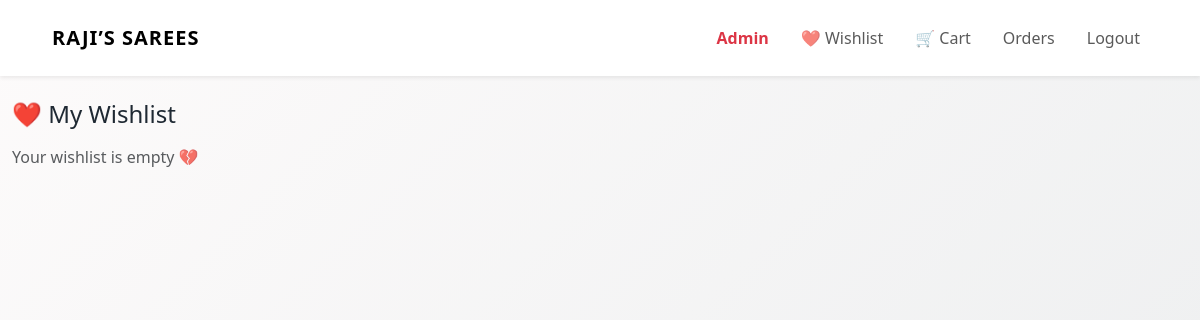
Page /wishlist (signed in) on the earlier database version.
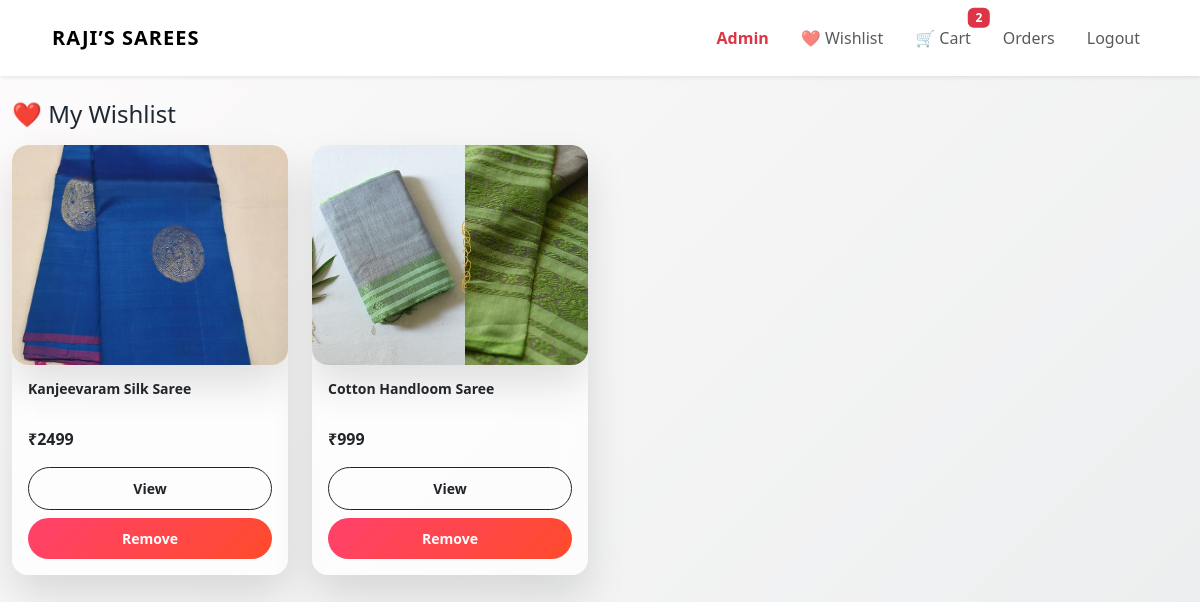
Same page on the later database version.
### app.py (models this page shows)
class Wishlist(db.Model):
    id = db.Column(db.Integer, primary_key=True)
    user_id = db.Column(db.Integer, db.ForeignKey("user.id"), nullable=False)
    product_id = db.Column(db.Integer, db.ForeignKey("product.id"), nullable=False)
    product = db.relationship("Product")

class Product(db.Model):
    id = db.Column(db.Integer, primary_key=True)
    name = db.Column(db.String(150), nullable=False)
    mrp = db.Column(db.Integer, nullable=False)
    price = db.Column(db.Integer, nullable=False)
    stock = db.Column(db.Integer, nullable=False)
    image = db.Column(db.String(300), nullable=False)
    description = db.Column(db.Text, nullable=False)

### app.py (the view)
@app.route("/wishlist")
@login_required
def wishlist():
    items = Wishlist.query.filter_by(user_id=current_user.id).all()
    return render_template("wishlist.html", items=items)

### app.py (called while the page is built)
@login_manager.user_loader
def load_user(user_id):
    return User.query.get(int(user_id))

@app.context_processor
def inject_cart_count():
    if current_user.is_authenticated:
        count = db.session.query(
            func.sum(CartItem.quantity)
        ).filter_by(user_id=current_user.id).scalar()
        return {"cart_count": count or 0}
    return {"cart_count": 0}

### templates/wishlist.html
{% extends "base.html" %}
{% block content %}
<h4 class="mb-3">❤️ My Wishlist</h4>
<div class="row">
  {% for item in items %}
    <div class="col-6 col-md-3 mb-3">
      <div class="card product-card">
        <img
        src="{{ url_for('static',
              filename='uploads/' ~ item.product.name|lower|replace(' ', '') ~ '.jpg') }}"
        class="img-fluid product-img w-100"
        alt="{{ item.product.name }}"
        loading="lazy"
        onerror="this.onerror=null;this.src='/static/uploads/default.jpg';"
      >
        <div class="card-body">
          <h6 class="product-name">{{ item.product.name }}</h6>
          <p class="sale-price">₹{{ item.product.price }}</p>
          <a href="/product/{{ item.product.id }}" class="btn btn-sm btn-outline-dark w-100 mb-2">
            View
          </a>
          <form method="POST" action="/wishlist/toggle/{{ item.product.id }}">
            <button class="btn btn-sm btn-danger w-100">
              Remove
            </button>
          </form>
        </div>
      </div>
    </div>
  {% endfor %}
</div>
{% if items|length == 0 %}
  <p class="text-muted">Your wishlist is empty 💔</p>
{% endif %}
{% endblock %}

### templates/base.html (shortened to what this page needs)
<!DOCTYPE html>
<html lang="en">
<head>
    <link href="https://cdn.jsdelivr.net/npm/bootstrap@5.3.3/dist/css/bootstrap.min.css" rel="stylesheet">
    <link rel="stylesheet" href="{{ url_for('static', filename='css/style.css') }}">
</head>
<body>
<div class="toast-container position-fixed top-0 end-0 p-3">
</div>
<nav class="navbar navbar-expand-lg bg-white shadow-sm sticky-top">
  <div class="container">
    <a class="navbar-brand fw-bold brand-logo" href="/">RAJI’S SAREES</a>
    <div class="collapse navbar-collapse" id="mainNavbar">
      <ul class="navbar-nav ms-auto align-items-lg-center gap-lg-3">
        {% if current_user.is_authenticated %}
          {% if current_user.is_admin %}
            <li class="nav-item">
              <a href="/admin/dashboard" class="nav-link fw-bold text-danger">Admin</a>
            </li>
          {% endif %}
          <li class="nav-item">
            <a href="/wishlist" class="nav-link">❤️ Wishlist</a>
          </li>
          <li class="nav-item position-relative">
            <a href="/cart" class="nav-link">
              🛒 Cart
              {% if cart_count > 0 %}
                <span class="badge bg-danger position-absolute top-0 start-100 translate-middle">
                  {{ cart_count }}
                </span>
              {% endif %}
            </a>
          </li>
          <li class="nav-item">
            <a href="/orders" class="nav-link">Orders</a>
          </li>
          <li class="nav-item">
            <a href="/logout" class="nav-link">Logout</a>
          </li>
        {% endif %}
      </ul>
    </div>
  </div>
</nav>
<div class="container mt-4">
  {% block content %}{% endblock %}
</div>
</body>
</html>

### static/css/style.css (style rules this page uses)
* { margin: 0; padding: 0; box-sizing: border-box; }
body { font-family: 'Inter', sans-serif; background-color: #f5f5f6; color: #282c3f; }
body { background-color: #f5f5f5; }
.product-card { border: none; transition: transform 0.3s; }
.brand-logo { font-weight: 700; letter-spacing: 1px; }
.product-card { background: #fff; border-radius: 10px; overflow: hidden; transition: all 0.3s ease; box-shadow: 0 4px 12px rgba(0,0,0,0.06); }
.product-img { width: 100%; height: 320px; object-fit: cover; }
button { transition: all 0.3s ease; }
.navbar { display: flex; justify-content: space-between; align-items: center; padding: 18px 40px; background: #fff; box-shadow: 0 2px 8px rgba(0,0,0,0.05); }
.product-card { background: #fff; border-radius: 12px; overflow: hidden; transition: all 0.3s ease; box-shadow: 0 4px 12px rgba(0,0,0,0.05); }
.product-card img { width: 100%; height: 220px; object-fit: cover; }
.product-name { font-size: 14px; font-weight: 600; height: 38px; overflow: hidden; }
.sale-price { font-weight: bold; font-size: 16px; }
:root { --primary: #b1275e; --secondary: #f8f8f8; --text-dark: #222; --muted: #777; }
body { font-family: 'Poppins', sans-serif; background-color: var(--secondary); color: var(--text-dark); }
a { text-decoration: none; }
.container { max-width: 1200px; }
.product-card { border: none; border-radius: 14px; transition: all 0.3s ease; }
.product-card { background: #fff; border-radius: 14px; box-shadow: 0 10px 25px rgba(0,0,0,0.06); transition: transform 0.3s ease, box-shadow 0.3s ease; }
.product-img { width: 100%; height: 220px; object-fit: cover; border-top-left-radius: 14px; border-top-right-radius: 14px; }
@media (min-width: 992px) { .product-img { height: 240px; } }
:root { --primary: #6a11cb; --secondary: #2575fc; --accent: #ffb703; --success: #2ec4b6; --danger: #ef233c; --dark: #1f2933; --light: #f8f9fa; --glass: rgba(255, 255, 255, 0.75); --radius: 16px; --shadow: 0 20px 40px rgba(0,0,0,0.12); }
body { font-family: "Poppins", system-ui, sans-serif; background: linear-gradient(135deg, #fdfbfb, #ebedee); color: var(--dark); min-height: 100vh; }
.btn { border-radius: 999px; font-weight: 600; padding: 10px 18px; transition: all 0.35s ease; }
.btn-danger { background: linear-gradient(135deg, #ff416c, #ff4b2b); border: none; }
.product-card { background: var(--glass); backdrop-filter: blur(12px); border-radius: var(--radius); box-shadow: var(--shadow); overflow: hidden; transition: all 0.4s ease; }
.product-img { border-radius: var(--radius); object-fit: cover; transition: transform 0.5s ease; }
.container img { border-radius: var(--radius); box-shadow: var(--shadow); }

Differences in the rows shown:
added Wishlist: shows a picture, product.name "Kanjeevaram Silk Saree", product.price "2499"
added Wishlist: shows a picture, product.name "Cotton Handloom Saree", product.price "999"
Other differences:
{{ cart_count }}: (not shown) → "2"
text no longer shown: "Your wishlist is empty 💔"
